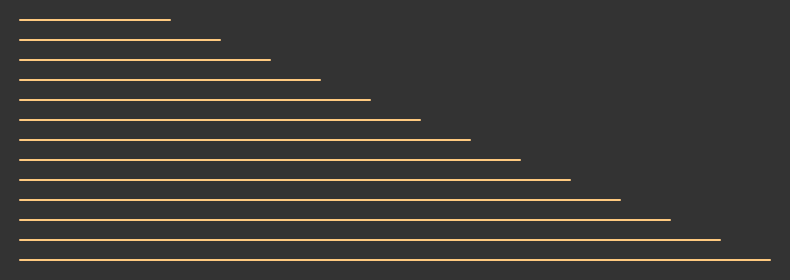
Frame 1 (no input)
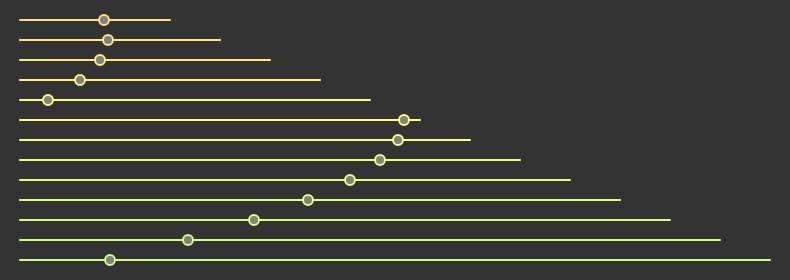
Frame 60 (no input)
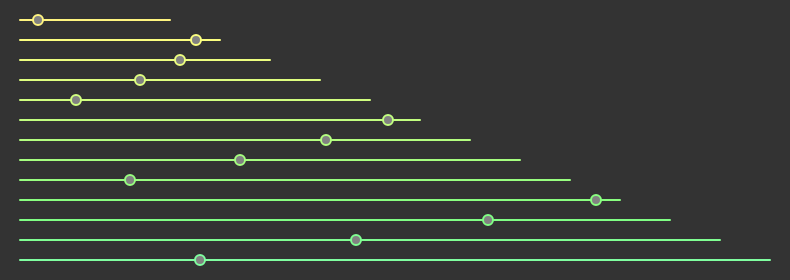
Frame 120 (the mouse pressed at the canvas centre since frame 60)

The p5.js sketch that drew these frames (run headless with seeded random() and noise() and a simulated clock; from frame 60 on, the mouse is pressed at the canvas centre):

// p5.js sketch
// ── sketch.js
let radius = 120;
let number = 16;

let c = 0;
// let ll = 1;

let a;
let b;


function setup() {
  createCanvas((number - 1) * 25 * 2 + 40, (number - 3) * 20 + 20);
  a = [];
  b = [];

}

function draw() {
  background(51);
  translate(20, 20);
  // rotate(-PI / 2);
  fill(255);

  // rotate(PI);
  for (var i = 3; i < number; i++) {
    push();
    polygon(i);
    pop();

  }
  if (frameCount == 1) {
    for (var i = 3; i < number; i++) {
      a[i] = 0;
      b[i] = 0;
    }
  }
  if (c == 255) {
    l = -1;
  } else if (c == 0) {
    l = 1;
  }
  c = c + l;
}


function polygon(n) {
  // line(0, 0, 10, 10);
  // r = 10 * (radius / sin(PI / n)) / n;
  colorMode(HSB);
  strokeWeight(2);
  stroke(35 + c * 0.9 * map(n, 0, number, 0, 1), 50, 200);
  noFill();

  let y_ = n - 3;
  line(0, y_ * 20, 25 * n * 2, y_ * 20);

  fill(51);
  if (a[n] > (25 * n * 2)) {

    b[n] = -1;
  } else if (a[n] <= 0) {
    b[n] = 1;
  }
  a[n] = b[n] * (((number - n) / 2 * (n)) / 5) * frameCount % (25 * n * 2);
  ellipse(a[n], y_ * 20, 10, 10);
}
